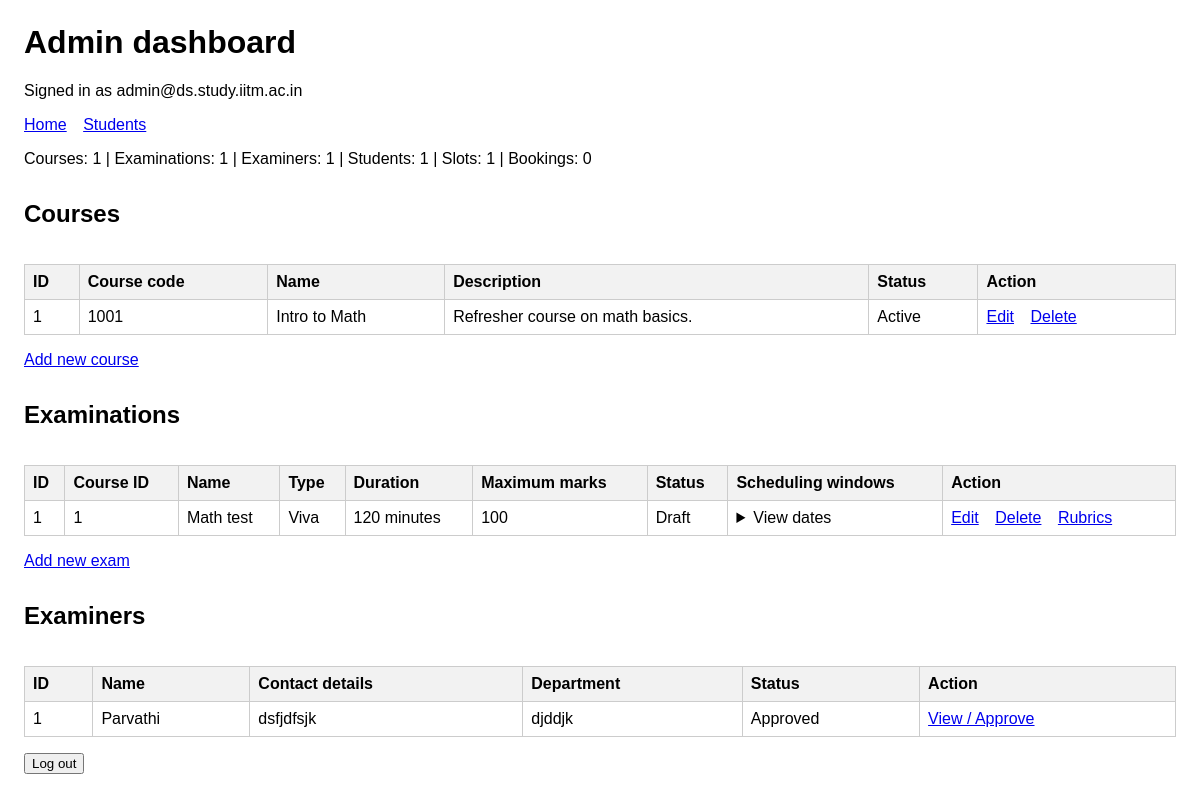
The page /admin/dashboard (signed in) on the database its author committed.
### tables this page shows
CREATE TABLE users (
            user_id INTEGER PRIMARY KEY,

            email TEXT NOT NULL UNIQUE
                CHECK (length(trim(email)) > 0),

            password_hash TEXT NOT NULL
                CHECK (length(password_hash) > 0),

            role TEXT NOT NULL
                CHECK (role IN ('Admin', 'Examiner', 'Student'))
        );

CREATE TABLE course (
            course_id INTEGER PRIMARY KEY,

            course_code INTEGER NOT NULL
                CHECK (
                    typeof(course_code) = 'integer'
                    AND course_code BETWEEN 1000 AND 9999
                ),

            course_name TEXT NOT NULL
                CHECK (
                    length(trim(course_name)) > 0
                    AND course_name NOT GLOB '*[^A-Za-z0-9 ]*'
                ),

            description TEXT
                CHECK (length(description) <= 200),

            status TEXT
                CHECK (length(status) <= 20)
        );

CREATE TABLE examination (
            exam_id INTEGER PRIMARY KEY,

            course_id INTEGER NOT NULL
                REFERENCES course(course_id),

            exam_name TEXT NOT NULL
                CHECK (length(trim(exam_name)) > 0),

            exam_type TEXT NOT NULL
                CHECK (
                    exam_type IN ('Viva', 'Practical', 'Project Demo', 'Assessment')
                ),

            duration INTEGER NOT NULL
                CHECK (
                    typeof(duration) = 'integer'
                    AND duration >= 0
                ),

            max_marks INTEGER NOT NULL
                CHECK (
                    typeof(max_marks) = 'integer'
                    AND max_marks >= 0
                ),

            slot_creation_start_date TEXT
                CHECK (
                    length(slot_creation_start_date) = 10
                    AND date(slot_creation_start_date, '+0 days')
                        IS slot_creation_start_date
                ),

            slot_creation_end_date TEXT
                CHECK (
                    length(slot_creation_end_date) = 10
                    AND date(slot_creation_end_date, '+0 days')
                        IS slot_creation_end_date
                ),

            slot_booking_start_date TEXT
                CHECK (
                    length(slot_booking_start_date) = 10
                    AND date(slot_booking_start_date, '+0 days')
                        IS slot_booking_start_date
                ),

            slot_booking_end_date TEXT
                CHECK (
                    length(slot_booking_end_date) = 10
                    AND date(slot_booking_end_date, '+0 days')
                        IS slot_booking_end_date
                ),

            status TEXT
                CHECK (length(status) <= 200),

            CHECK (
                slot_creation_end_date > slot_creation_start_date
            ),

            CHECK (
                slot_booking_end_date > slot_booking_start_date
            )
        );

CREATE TABLE examiner_profile (
            examiner_id INTEGER PRIMARY KEY,

            user_id INTEGER NOT NULL
                REFERENCES users(user_id),

            name TEXT NOT NULL
                CHECK (length(trim(name)) BETWEEN 1 AND 150),

            contact_details TEXT,

            department TEXT
                CHECK (length(department) <= 100),

            status TEXT
                CHECK (length(status) <= 200)
        );

### app.py (the view)
@app.route("/admin/dashboard")
@require_role("Admin")
def admin_dashboard():
    section = request.args.get("section", "all")
    if section not in ("all", "courses", "examinations", "examiners"):
        abort(400)
    with closing(sqlite3.connect(database_path)) as database:
        database.row_factory = sqlite3.Row
        courses = database.execute(
            "SELECT * FROM course ORDER BY course_id"
        ).fetchall()
        examinations = database.execute(
            "SELECT * FROM examination ORDER BY exam_id"
        ).fetchall()
        examiners = database.execute(
            "SELECT * FROM examiner_profile ORDER BY examiner_id"
        ).fetchall()
        slots = database.execute(
            """
            SELECT
                slot_id,
                exam_id,
                slot_date,
                start_time,
                end_time,
                examiner_id
            FROM examination_slot
            ORDER BY exam_id, slot_date, start_time
            """
        ).fetchall()
        totals = {
            "courses": len(courses),
            "examinations": len(examinations),
            "examiners": len(examiners),
            "students": database.execute(
                "SELECT COUNT(*) FROM student"
            ).fetchone()[0],
            "slots": database.execute(
                "SELECT COUNT(*) FROM examination_slot"
            ).fetchone()[0],
            "bookings": database.execute(
                "SELECT COUNT(*) FROM booking"
            ).fetchone()[0]
        }
    return render_template(
        "admin_dashboard.html",
        courses=courses,
        examinations=examinations,
        examiners=examiners,
        totals=totals,
        section=section,
        slots=slots
    )

### app.py (called while the page is built, shortened)
def account_is_enabled(database, user):
    if user["role"] == "Admin":
        return True

@app.before_request
def load_logged_in_user():
    g.user = None
    user_id = session.get("user_id")
    if user_id is None:
        return
    with closing(sqlite3.connect(database_path)) as database:
        database.row_factory = sqlite3.Row
        user = database.execute(
            "SELECT * FROM users WHERE user_id = ?",
            (user_id,)
        ).fetchone()
        if user is None or not account_is_enabled(database, user):
            session.clear()
            return
        g.user = user

def require_role(*allowed_roles):
    def decorate(view_function):
        @wraps(view_function)
        def wrapped_view(*args, **kwargs):
            if g.user is None:
                return redirect(url_for("home"))
            if g.user["role"] not in allowed_roles:
                abort(403)
            return view_function(*args, **kwargs)
        return wrapped_view
    return decorate

### templates/admin_dashboard.html (shortened to what this page needs)
<!doctype html>
<html lang="en">
<head>
</head>
<body>
    <h1>Admin dashboard</h1>
    <p>Signed in as {{ g.user['email'] }}</p>
    <nav>
        <a href="{{ url_for('admin_dashboard') }}">Home</a>
        <a href="{{ url_for('registered_students') }}">Students</a>
    </nav>
    <p>
        Courses: {{ totals['courses'] }} |
        Examinations: {{ totals['examinations'] }} |
        Examiners: {{ totals['examiners'] }} |
        Students: {{ totals['students'] }} |
        Slots: {{ totals['slots'] }} |
        Bookings: {{ totals['bookings'] }}
    </p>
    <section id="courses">
        <h2>Courses</h2>
        <div class="table-container">
            <table>
                <thead>
                    <tr>
                        <th>ID</th>
                        <th>Course code</th>
                        <th>Name</th>
                        <th>Description</th>
                        <th>Status</th>
                        <th>Action</th>
                    </tr>
                </thead>
                <tbody>
                    {% for course in courses %}
                        <tr>
                            <td>{{ course['course_id'] }}</td>
                            <td>{{ course['course_code'] }}</td>
                            <td>{{ course['course_name'] }}</td>
                            <td>{{ course['description'] or '' }}</td>
                            <td>{{ course['status'] }}</td>
                            <td class="actions">
                                <a href="{{ url_for(
                                    'add_course',
                                    course_id=course['course_id']
                                ) }}">Edit</a>
                                <a href="{{ url_for(
                                    'add_course',
                                    course_id=course['course_id'],
                                    mode='delete'
                                ) }}">Delete</a>
                            </td>
                        </tr>
                    {% else %}
                        <tr><td colspan="6">No courses yet.</td></tr>
                    {% endfor %}
                </tbody>
            </table>
        </div>
        <a href="{{ url_for('add_course') }}">Add new course</a>
    </section>
    <section id="examinations">
        <h2>Examinations</h2>
        <div class="table-container">
            <table>
                <thead>
                    <tr>
                        <th>ID</th>
                        <th>Course ID</th>
                        <th>Name</th>
                        <th>Type</th>
                        <th>Duration</th>
                        <th>Maximum marks</th>
                        <th>Status</th>
                        <th>Scheduling windows</th>
                        <th>Action</th>
                    </tr>
                </thead>
                <tbody>
                    {% for exam in examinations %}
                        <tr>
                            <td>{{ exam['exam_id'] }}</td>
                            <td>{{ exam['course_id'] }}</td>
                            <td>{{ exam['exam_name'] }}</td>
                            <td>{{ exam['exam_type'] }}</td>
                            <td>{{ exam['duration'] }} minutes</td>
                            <td>{{ exam['max_marks'] }}</td>
                            <td>{{ exam['status'] }}</td>
                            <td>
                                <details>
                                    <summary>View dates</summary>
                                </details>
                            </td>
                            <td class="actions">
                                <a href="{{ url_for(
                                    'examination_form',
                                    exam_id=exam['exam_id']
                                ) }}">Edit</a>
                                <a href="{{ url_for(
                                    'examination_form',
                                    exam_id=exam['exam_id'],
                                    mode='delete'
                                ) }}">Delete</a>
                                <a href="{{ url_for(
                                    'admin_rubrics',
                                    exam_id=exam['exam_id']
                                ) }}">Rubrics</a>
                            </td>
                        </tr>
                    {% else %}
                        <tr><td colspan="9">No examinations yet.</td></tr>
                    {% endfor %}
                </tbody>
            </table>
        </div>
        <a href="{{ url_for('examination_form') }}">Add new exam</a>
    </section>
    <section id="examiners">
        <h2>Examiners</h2>
        <div class="table-container">
            <table>
                <thead>
                    <tr>
                        <th>ID</th>
                        <th>Name</th>
                        <th>Contact details</th>
                        <th>Department</th>
                        <th>Status</th>
                        <th>Action</th>
                    </tr>
                </thead>
                <tbody>
                    {% for examiner in examiners %}
                        <tr>
                            <td>{{ examiner['examiner_id'] }}</td>
                            <td>{{ examiner['name'] }}</td>
                            <td>{{ examiner['contact_details'] or '' }}</td>
                            <td>{{ examiner['department'] or '' }}</td>
                            <td>{{ examiner['status'] }}</td>
                            <td>
                                <a href="{{ url_for(
                                    'review_examiner',
                                    examiner_id=examiner['examiner_id']
                                ) }}">
                                    View / Approve
                                </a>
                            </td>
                        </tr>
                    {% else %}
                        <tr><td colspan="6">No examiners yet.</td></tr>
                    {% endfor %}
                </tbody>
            </table>
        </div>
    </section>
    <form method="post" action="{{ url_for('logout') }}">
        <button type="submit">Log out</button>
    </form>
</body>
</html>

### templates/admin_dashboard.html (style rules this page uses)
body { font-family: Arial, sans-serif; margin: 24px; }
nav a, .actions a { margin-right: 12px; }
table { border-collapse: collapse; width: 100%; margin: 16px 0; }
th, td { border: 1px solid #ccc; padding: 8px; text-align: left; vertical-align: top; }
th { background: #f2f2f2; }
section { margin-top: 32px; }
.table-container { overflow-x: auto; }

### rows shown on the page
users: user.email "admin@ds.study.iitm.ac.in"
course: course_id "1", course_code "1001", course_name "Intro to Math", description "Refresher course on math basics.", status "Active"
examination: exam_id "1", course_id "1", exam_name "Math test", exam_type "Viva", duration "120", max_marks "100", status "Draft"
examiner_profile: examiner_id "1", name "Parvathi", contact_details "dsfjdfsjk", department "djddjk", status "Approved"

### other values the page prints
{{ totals['courses'] }} "1"
{{ totals['examinations'] }} "1"
{{ totals['examiners'] }} "1"
{{ totals['students'] }} "1"
{{ totals['slots'] }} "1"
{{ totals['bookings'] }} "0"
